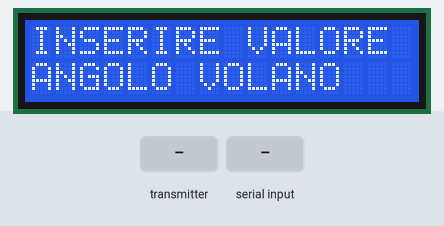
This sketch was run on a simulated Arduino Uno, built with avr-gcc and run on an emulated ATmega328P. Shown: 16×2 character LCD. The inputs (shaded band) are chosen by the test bench. No radio packets arrive unless stated; what the sketch prints to the serial monitor is not drawn.

Above: at 4.2 s.
4.3 s: the transmitter starts sending offsetRequest = 0
At 5.7 s:
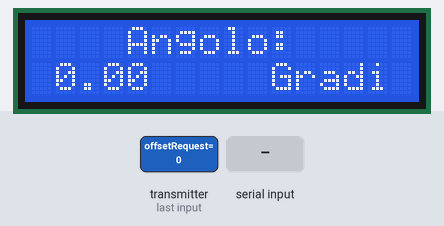
7.3 s: "Z" received over Serial
At 7.53 s:
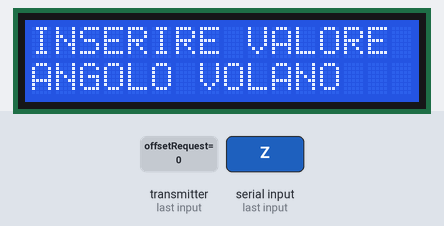
10.3 s: the transmitter starts sending valoreangolocorretto = 25
At 10.9 s:
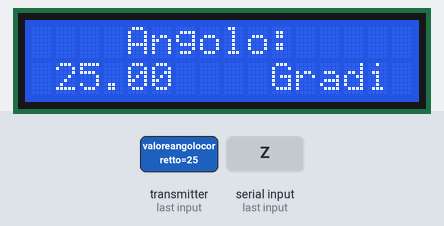
13.3 s: "H" received over Serial
16.3 s: "L" received over Serial
19.3 s: "X" received over Serial
Timing chart, 0 to 22.3 s (numbered marks = the images above; inputs shaded):
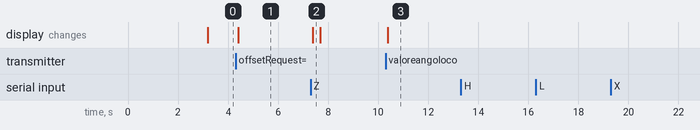

The sketch:

DISPLAYDEBUG.ino
```cpp
/*  22092020 5:25
     20200921 spostato calcolo offset su encoder ma ci sono provlemi:
     il valore di offset viene risommato la prima volta che spengo e riaccendo il display
     offset viene chiesto 3 volte.


  Ricevitore per Encoder: riceve un segnale grezzo dall'encoder (numero di step) e lo converte in un angolo
  da visualizzare sul display .

  modulo nrf24
  CE   9
  SCN  10
  mosi 11
  miso 12
  sck  13
  pulsante 1 7
  const int buttonOk = 6;
  const int buttonUpPin = 4
  const int buttonDownPin = 5

*/
#include <RF24.h>
#include <nRF24L01.h>
#include <SPI.h>
#include <LiquidCrystal_I2C.h>
#include "printf.h"

#define risoluzioneEncoder  0.05 // INSERIRE QUI VALORE ENCODER uguale anche ne programma kren 360/7200=0.05 ma adesso va 360/2850

#define DEBUG  //if not commented out, serial.print is active!

/* variabile display*/
LiquidCrystal_I2C lcd(0x27, 16, 2);
long encoderValuePrev;  //serve a creare la routine per aggoirnare il display solo quando serve

/* variabile display*/

/*variabile network */
RF24 radio(9, 10);              // nRF24L01 (CE,CSN)
const uint64_t add1 = 0xf0f0f0f0e1LL;
char msg[20];
static unsigned long previousSuccessfulTransmission;
boolean transmissionState = true;       // per laggiornamento del display dopo che ha perso il segnale
boolean PretransmissionState = false;  // per conttrollare la prerdita/ripresa del segnale

/* conversione Angolo */
float Angolo;
volatile long encoderValue;
/* conversione Angolo */

//questa struttura manda i dati dall'encoder al display
struct EncoderData {
  bool offsetRequest = true; //se prima accensione richiederà l'offset
  float valoreangolocorretto;
};
EncoderData Data;

//questa struttura definisce l'ack payload
struct AckPayload {
  int ValOffset = 0; //valore letto sul volano e impostato dal display
  bool offset_impostato = false; // se display rileva chisura encoder ridomanda offset
};

AckPayload Ack;
/*variabile network */


/*Variabili Offset*/
const int buttonOkPin = 4;
const int buttonUpPin = 3;  //numero pin a cui è collegato il pulsante di UP
const int buttonDownPin = 2;  //numero pin a cui è collegato il pulsnte di DOWN
int buttonOkState;
int buttonUpState;  //stato attuale del pulsante di UP
int buttonDownState;  //stato attuale del pulsante di Down
long UpDebounceTime;  //Variabilie di appoggio per calcolare il tempo di cambio di stato del pulsante di UP
long DownDebounceTime;  //Variabilie di appoggio per calcolare il tempo di cambio di stato del pulsante di Down
long timerButtonPushed; //tempo che indica da quanto è stato premuto il pulsante
long timerPauseRepeat;  //tempo che indica da quanto è stata fatta l'ultima ripetizione
long time_add_10 = 1200;  //costante per attivare ripetizione da +10  era 1000
long time_add_100 = 9000; //costante per attivare ripetizione da +100  era 5000
long time_pause = 250;  //costante che determina il tempo di ripetizione di UP e di DOWN
long debounceDelay = 80; //Tempo di debounce per i pulsanti UP e DOWN
boolean repeatEnable = LOW; //memoria che indica il repeat del pulsante attivo

int var = 0;  //variabile da aumentare o diminuire come valore
const int varMax = 720; //limite massimo valore della variabile
const int varMin = 0; //limite minimo valore della variabile

int readingUp = 0;  //Lettura ingresso digitale del pulsante di UP
int readingDown = 0;  //Lettura ingresso digitale del pulsante di Down

/*Variabili Offset*/

/*Variabili Pulsanti */
int pulsante_1 = 0;
//const int buttonOkpin = 6;
//const int buttonUpPin = 4;  //numero pin a cui è collegato il pulsante di UP
//const int buttonDownPin = 5;  //numero pin a cui è collegato il pulsnte di DOWN
/*Variabili Pulsanti */

bool IMPOSTATO_DA_DISPLAY = false;


/**********************************************************************************************************/
/***********************   SETUP   ************************************************************************/
/**********************************************************************************************************/
void setup() {


  /* Setup network */
  radio.begin();
  radio.setDataRate(RF24_250KBPS);
  radio.enableAckPayload();               // Allow optional ack payloads
  //radio.setPALevel(RF24_PA_MAX);
  radio.setPALevel(RF24_PA_MIN);
  radio.enableDynamicPayloads();
  // radio.setRetries(5, 5);                  // 5x250us delay (blocking!!), max. 5 retries
  radio.openReadingPipe(1, add1);
  radio.startListening();                 // Start listening
  /* Setup network */

  /* parte display i2c */
  lcd.init();                      // initialize the lcd
  lcd.backlight();
  lcd.setCursor(0, 0);
  lcd.print("Crankshaft");
  lcd.setCursor(0, 1);
  lcd.print("Wireless reader");
  delay(3000);
  lcd.clear();
  /* parte display i2c */

  /* Debug*/
#ifdef DEBUG
  Serial.begin(115200);
  printf_begin();
  radio.printDetails();
#endif

#ifndef DEBUG
  Serial.end(); // make sure, serial is off!
#endif
  /* Debug*/


  /*Parte Variabile Offset*/
  pinMode (buttonUpPin, INPUT); //impostazione buttonUpPin come ingresso
  pinMode (buttonDownPin, INPUT); //impostazione buttonDownPin come ingresso
  pinMode (buttonOkPin, INPUT);
  /*Parte Variabile Offset*/


}


/**********************************************************************************************************/
/***********************   LOOP   ************************************************************************/
/**********************************************************************************************************/

void loop()
{


  /*if*/while (radio.available())
  {
    radio.read(&Data, sizeof(struct EncoderData));

    Serial.println ("leggo dati radio");
    Serial.print("Data.offsetRequest      ");
    Serial.println(Data.offsetRequest);
    Serial.print("Data.valoreangolocorretto    ");
    Serial.println(Data.valoreangolocorretto);
    radio.writeAckPayload(1, &Ack, sizeof(struct AckPayload));            // mando il valore di offset come ack !!!
    Serial.println ("scrivo dati radio");
    Serial.print("Ack.ValOffset     ");
    Serial.println(Ack.ValOffset);
    Serial.print("Valore impostato Ack.offset_impostato    ");
    Serial.println(Ack.offset_impostato);

    previousSuccessfulTransmission = millis();
  }
  display_angolo();
  if (Serial.available() > 0) {
    char state = Serial.read();
    if (state == 'H' || state == 'h') {
      Ack.offset_impostato = true;
      Serial.println("Ack.offset_impostato =true %%%%%%%%%%%%%%%%%%%%%%%%%%%%%%%%%%%%%%%%%%%%%%%%%%%%%%%%%%%%%%%%%%%%%%%%%%%%%%% ");
    }
    if (state == 'L' || state == 'l') {
      Ack.offset_impostato = false;
      Serial.println("Ack.offsetRequest =false %%%%%%%%%%%%%%%%%%%%%%%%%%%%%%%%%%%%%%%%%%%%%%%%%%%%%%%%%%%%%%%%%%%%%%%%%%%%%%% ");
    }
    if (state == 'Z' || state == 'z') {
      Data.offsetRequest = true;
      Serial.println("Data.offsetRequest =true %%%%%%%%%%%%%%%%%%%%%%%%%%%%%%%%%%%%%%%%%%%%%%%%%%%%%%%%%%%%%%%%%%%%%%%%%%%%%%%% ");
    }
    if (state == 'X' || state == 'x') {
      Data.offsetRequest = false;
      Serial.println("Data.offsetRequest = false %%%%%%%%%%%%%%%%%%%%%%%%%%%%%%%%%%%%%%%%%%%%%%%%%%%%%%%%%%%%%%%%%%%%%%%%%%%%%%%%%%");
    }

  }

  if (Data.offsetRequest == true) {
    Serial.println ("RICHIESTA OFFSET");
    testo_richiesta_inserimento_offset();
  }


}


/*****************************************************************************************************************************************************************************************************************/
/*****************************************************************************************************************************************************************************************************************/
/*****************************************************************************************************************************************************************************************************************/
/*****************************************************************************************************************************************************************************************************************/

/* messaggistica di controllo ************************************************************/
void check_Transmission() {
  if (millis() - previousSuccessfulTransmission > 500)                   // se non ricevo niente entro tot millisecondi
  {
    transmissionState = false;
#ifdef DEBUG
    Serial.println("Data transmission error, check Transmitter!");
#endif

    do {
      display_no_conn();
    } while (transmissionState = false) ;
  }
  else
  {
    transmissionState = true;   // se ricevo conrrettamente il segnale
    display_angolo();
#ifdef DEBUG
    debug();
#endif
  }
}
/* messaggistica di controllo ************************************************************/


void readButtonState() {

  int readingUp = digitalRead(buttonUpPin); //Lettura ingresso digitale del pulsante di UP
  int readingDown = digitalRead(buttonDownPin); //Lettura ingresso digitale del pulsante di Down

  if (readingUp == HIGH) {
    if ((millis() - UpDebounceTime) > debounceDelay) {
      buttonUpState = HIGH;
    }
  } else {
    buttonUpState = LOW;
    UpDebounceTime = millis();
  }

  if (readingDown == HIGH) {
    if ((millis() - DownDebounceTime) > debounceDelay) {
      buttonDownState = HIGH;
    }
  } else {
    buttonDownState = LOW;
    DownDebounceTime = millis();
  }

}


void PROCEDURA_OFFSET() // mi restituisce un valore var che ho inserito come offset
{
#ifdef DEBUG
  Serial.println("");
  Serial.println("SONO NELLA PROCEDURA OFFSET()");
  Serial.println("");
#endif
  readButtonState();  //Lettura stato buttons con controllo antirimbalzo

  if (buttonUpState == HIGH || buttonDownState == HIGH) {
    if ((repeatEnable == HIGH && ((millis() - timerPauseRepeat) > time_pause)) || repeatEnable == LOW) {
      if ((millis() - timerButtonPushed) > time_add_10) {
        if ((millis() - timerButtonPushed) > time_add_100) {
          if (buttonUpState == HIGH) var = var + 100;
          if (buttonDownState == HIGH) var = var - 100;
        } else {
          int resto = 0;
          if (buttonUpState == HIGH) resto = 10 - (var % 10);
          if (buttonDownState == HIGH) resto = (var % 10);
          if (resto == 0) {
            if (buttonUpState == HIGH) var = var + 10;
            if (buttonDownState == HIGH) var = var - 10;
          } else {
            if (buttonUpState == HIGH) var = var + resto;
            if (buttonDownState == HIGH) var = var - resto;
          }
        }
      } else {
        if (buttonUpState == HIGH) var++;
        if (buttonDownState == HIGH) var--;
      }
      timerPauseRepeat = millis();
      repeatEnable = HIGH;
      if (var > varMax) var = varMax;
      if (var < varMin) var = varMin;
      lcd.setCursor(0, 0);
      lcd.print("                 ");    //disegnare caratteri vuoti dovrebbe essere piu veloce del clear
      lcd.setCursor(0, 1);
      lcd.print("                 ");
      lcd.setCursor(0, 0);
      lcd.print("Inserire Offset:");
      lcd.setCursor(1, 1);
      lcd.print(var);
      lcd.setCursor(10, 1);
      lcd.print("Gradi");
      delay(200);

    }

  } else {
    timerButtonPushed = millis();
    timerPauseRepeat = millis();
    repeatEnable = LOW;
    Serial.println ("cambio la variabile offset impostato a 1");
    //Ack.offset_impostato = true;
    // Ack.ValOffset = var;
    // radio.writeAckPayload(1, &Ack, sizeof(struct AckPayload));

  }

#ifdef DEBUG
  Serial.println("");
  Serial.print("Valore impostato su var    ");
  Serial.println(var);
  Serial.print("Valore impostato Ack.offset_impostato    ");
  Serial.println(Ack.offset_impostato);
  Serial.print("Valore impostato  Data.offserRequest   ");
  Serial.println(Data.offsetRequest);
  Serial.println("");
  Serial.println("");
  Serial.println("");
#endif

}


void debug() {

  Serial.println("Data successfully received");
  Serial.println("DATI RICEVUTI");
  Serial.print("Data.valoreangolocorretto    ");
  Serial.println(Data.valoreangolocorretto);
  Serial.print("Data.offsetRequest      ");
  Serial.println(Data.offsetRequest);
  Serial.println("");
  Serial.println("");
  Serial.println("DATI INVIATI ");
  Serial.print("Ack.ValOffset     ");
  Serial.println(Ack.ValOffset);
  Serial.print("Valore impostato Ack.offset_impostato    ");
  Serial.println(Ack.offset_impostato);
  Serial.println("");
  Serial.println("");

}

void display_no_conn() {
  lcd.clear();
  lcd.setCursor(0, 0);
  lcd.println("NO CONNECTION    ");
  lcd.setCursor(0, 1);
  lcd.println("Check Encoder   ");
}

void testo_richiesta_inserimento_offset() {
  lcd.clear();
  lcd.setCursor(0, 0);
  lcd.println("INSERIRE VALORE ");
  lcd.setCursor(0, 1);
  lcd.println("ANGOLO VOLANO   ");
}

void display_angolo() {
  lcd.setCursor(0, 0);
  lcd.print("                 ");    //disegnare caratteri vuoti dovrebbe essere piu veloce del clear
  lcd.setCursor(0, 1);
  lcd.print("                 ");
  lcd.setCursor(4, 0);
  lcd.print("Angolo:");
  lcd.setCursor(1, 1);
  lcd.print(Data.valoreangolocorretto);
  lcd.setCursor(10, 1);
  lcd.print("Gradi");
}
```

Measured:
- after the input at 4.3 s, the display: changes after 0.10 s (image 1)
- after the input at 7.3 s, the display: changes after 0.09 s (image 2)
- after the input at 10.3 s, the display: changes after 0.09 s (image 3)
